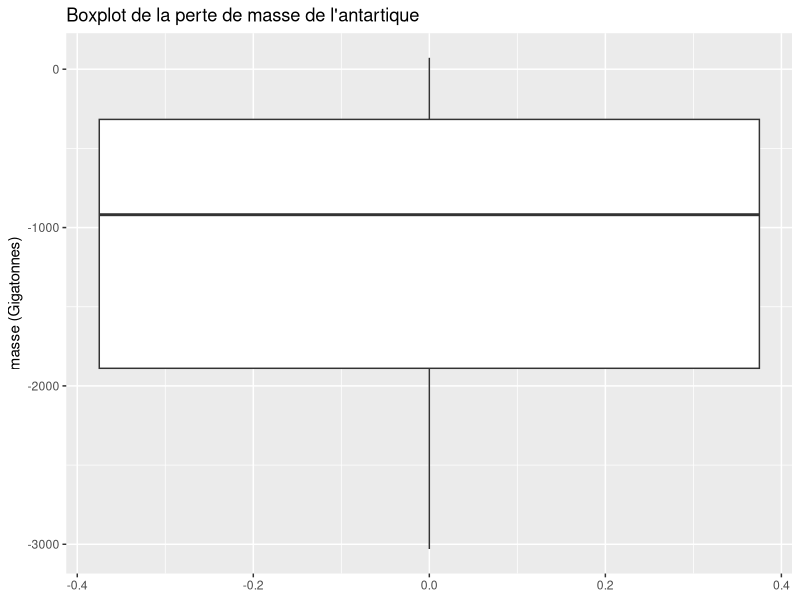

The R script that drew this image: (Note: this script raises an error after producing the figure.)
############################################################
#                                                          #
#       Variable importante : Antarctic_mass               #
#                                                          #
############################################################


# Librairie

library("tidyverse")
library("ggplot2")

# chargement des données

AM = read.table(file = '../datasets_nasa/antarctica_mass.txt', header = FALSE, skip = 31)
header = c('time', 'Antarctic_mass', 'Antarctic_mass_uncertainty')
colnames(AM) = header
head(AM,5)

# boxplot des deux variables

ggplot(AM) +
  geom_boxplot(
    aes(y = Antarctic_mass)
  )+ labs(title="Boxplot de la perte de masse de l'antartique",y="masse (Gigatonnes)")

ggplot(AM) +
  geom_boxplot(
    aes(y = Antarctic_mass2)
  )+ labs(title="Boxplot Antarctic_mass2",y="masse (Gigatonnes)")

# Suppression des outlayers Antarctic_mass2

AM_2 = AM[which(AM$Antarctic_mass2<50),]

ggplot(AM_2) +
  geom_boxplot(
    aes(y = Antarctic_mass2)
  )+ labs(title="Boxplot Antarctic_mass2",y="masse (Gigatonnes)")

# plot des données + droite de régression

# Antarctic_mass

model1 = lm(AM$Antarctic_mass~AM$time)
sumModel1 = summary(model1)
sumModel1

ggplot(data = AM)  +
  geom_point(aes(x = time, y = Antarctic_mass))+
  geom_abline(intercept = sumModel1$coefficients[1],
              slope = sumModel1$coefficients[2], color="red")+
  labs(title = "Prédiction de la variable Antarctic_mass",
       x = "Années", "Diférence de Masse entre 2002 et la date actuel")

#Antarctic_mass2

model2 = lm(AM_2$Antarctic_mass2~AM_2$time)
sumModel2 = summary(model2)
sumModel2

ggplot(data = AM_2)  +
  geom_point(aes(x = time, y = Antarctic_mass2))+
  geom_abline(intercept = sumModel2$coefficients[1],
              slope = sumModel2$coefficients[2], color="red")+
  labs(title = "Prédiction de la variable Antarctic_mass2",
       x = "Années", "Diférence de Masse entre 2002 et la date actuel")
